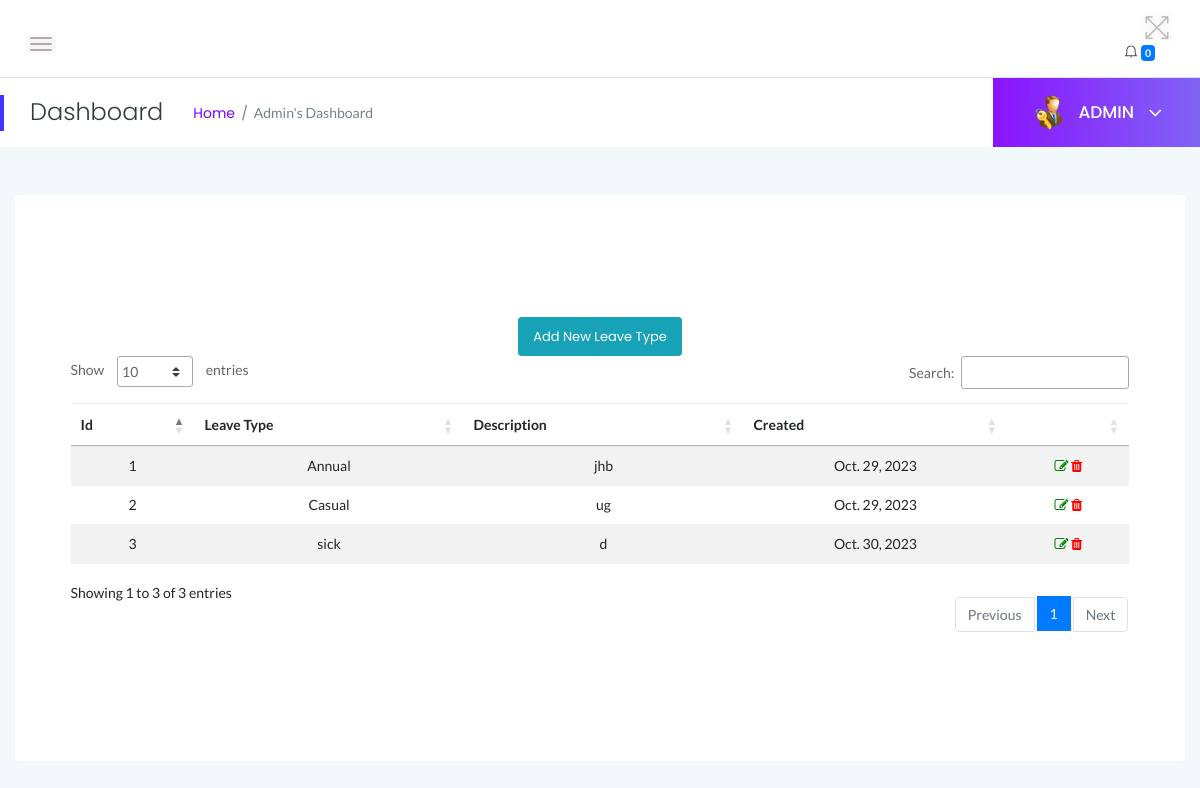
Page /myadmin/leavetype-list/ (signed in) on the earlier database version.
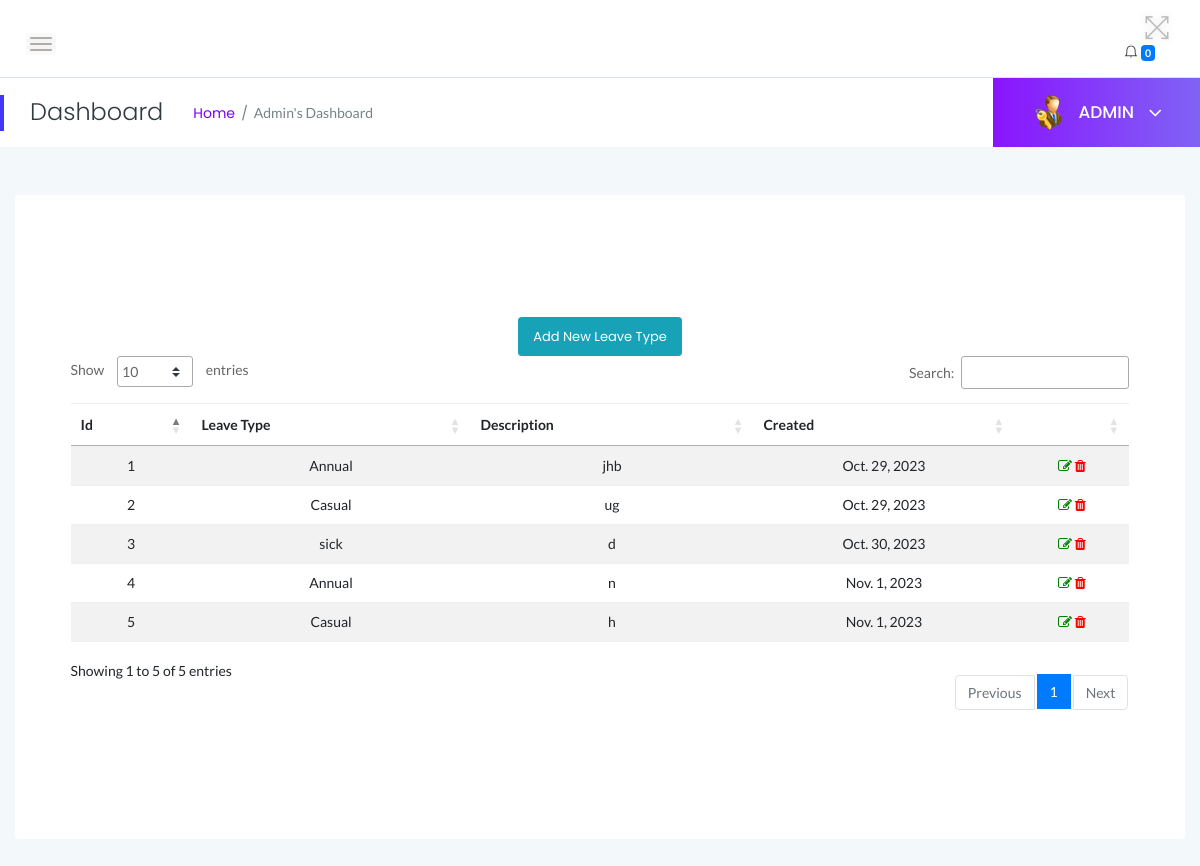
Same page on the later database version.
### myadmin/models.py (models this page shows, shortened)
class LeaveType(models.Model):
    leavetype = models.CharField(max_length=255)
    Description = models.TextField()
    PostingDate = models.DateField(auto_now_add=True)

### myadmin/views.py (the view)
# urls.py: path('leavetype-list/', views.leave_type_list, name='leavetype_list'),
@login_required
def leave_type_list(request):
    leave_types = LeaveType.objects.all()  # Query all leave types
    return render(request, 'admin/leave_type_list.html', {'leave_types': leave_types})

### myadmin/templates/admin/leave_type_list.html (shortened to what this page needs)
{% extends 'admin/leave_type_section.html' %}

### myadmin/templates/admin/leave_type_section.html (shortened to what this page needs)
{% load static %}
<!DOCTYPE html>
<html class="no-js" lang="en">
<head>
{% include 'admin/top.html' %}
</head>
<body>
{% include 'admin/sidebars.html' %}
        <div class="main-content-inner">
            <div class="row">
                <div class="col-12 mt-5">
                    <div class="card">
            <div class="main-content-inner">
                <div class="row">
                    <div class="col-12 mt-5">
                        <div class="card">
                            <div class="card-body">
                                <center><a href="{% url 'myadmin:add_leave_type' %}" class="btn btn-sm btn-info">Add New Leave Type</a></center>
                                <table id="dataTable3" class="table table-hover table-striped text-center">
                                    <thead class="text-capitalize">
                                        <tr>
                                            <th>Id</th>
                                            <th>Leave Type</th>
                                            <th>Description</th>
                                            <th>Created</th>
                                            <th></th>
                                        </tr>
                                    </thead>
                                    <tbody>
                                    {% for leave_type in leave_types %}
                                        <tr>
                                            <td>{{ forloop.counter }}</td>
                                            <td>{{ leave_type.leavetype }}</td>
                                            <td>{{ leave_type.Description }}</td>
                                            <td>{{ leave_type.PostingDate }}</td>
                                            <td>
                                                <a href="update_leave_type?id={{ leave_type.id }}"><i class="fa fa-edit" style="color:green"></i></a>
                                                <a href="leave-type-section?del={{ leave_type.id }}" onclick="return confirm('Do you want to delete?');"><i class="fa fa-trash" style="color:red"></i></a>
                                            </td>
                                        </tr>
                                    {% endfor %}
                                    </tbody>
                                </table>
                            </div>
                        </div>
                    </div>
                </div>
            </div>
        </div>
    </div>
                    </div>
                </div>
            </div>
        </div>
    </div>
</div>
    </div>
</body>
</html>

Differences in the rows shown:
added LeaveType: leavetype "Annual", Description "n", PostingDate "Nov. 1, 2023"
added LeaveType: leavetype "Casual", Description "h", PostingDate "Nov. 1, 2023"
Other differences:
text written by a page script: "Show entries Search: Showing 1 to 3 of 3 entries Previous 1 Next" → "Show entries Search: Showing 1 to 5 of 5 entries Previous 1 Next"
